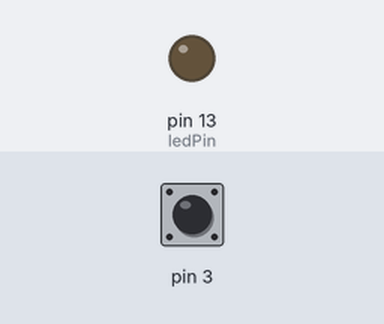
Bench run of a sketch on a simulated Arduino Uno, built with avr-gcc and run on an emulated ATmega328P. On the bench: output pins drawn as LEDs (lit = HIGH). The inputs (shaded band) are chosen by the test bench; at power-on: pin 3 HIGH. What the sketch prints to the serial monitor is not drawn.

Above: at 2.5 s.
At 7.5 s:
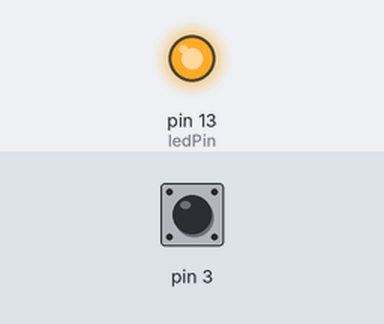
Timing chart, 0 to 13.0 s (numbered marks = the images above):
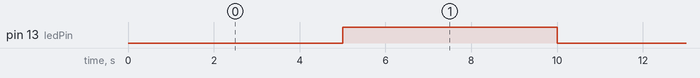

The sketch:

11.PBvaluedisplayedonserialmonitorblink.ino
```cpp
// constants won't change. Used here to set a pin number:
const int ledPin =  LED_BUILTIN;// the number of the LED pin

// Variables will change:
int ledState = LOW;             // ledState used to set the LED

// Generally, you should use "unsigned long" for variables that hold time
// The value will quickly become too large for an int to store
unsigned long previousMillis = 0;        // will store last time LED was updated

// constants won't change:
const long interval = 5000;           // interval at which to blink (milliseconds)

void setup() {
  pinMode(ledPin, OUTPUT);  // set the digital pin as output:
  pinMode(3, INPUT_PULLUP);
  Serial.begin(9600);
}

void loop() {

  // check to see if it's time to blink the LED; that is, if the difference
  // between the current time and last time you blinked the LED is bigger than
  // the interval at which you want to blink the LED.
 //Makes currentMillis the value of millis()

 unsigned long currentMillis = millis();

  if (currentMillis - previousMillis >= interval) {
    // save the last time you blinked the LED
    previousMillis = currentMillis;

    // if the LED is off turn it on and vice-versa:
    if (ledState == LOW) {
      ledState = HIGH;
    } else {
      ledState = LOW;
    }
    // set the LED with the ledState of the variable:
    digitalWrite(ledPin, ledState);
  }
     int SensorValue = digitalRead(3);  // read input of pin 3
    Serial.println(!SensorValue); // prints the value of the button if pressed or not
    delay(1);
}
```

Measured:
- by itself, pin 13 (ledPin): alternates HIGH for 5.0 s and LOW for 5.0 s
